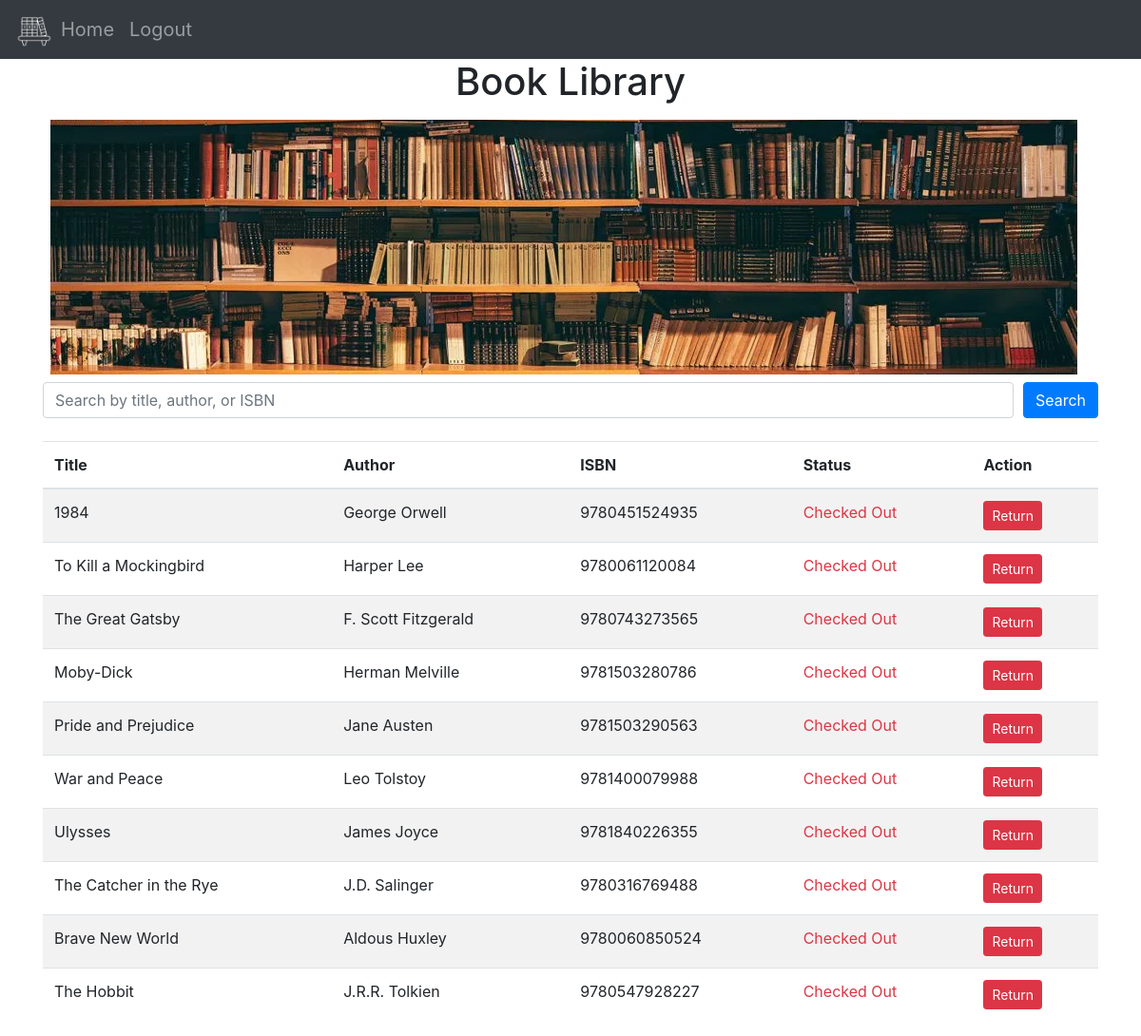
Page / (signed in) on the earlier database version.
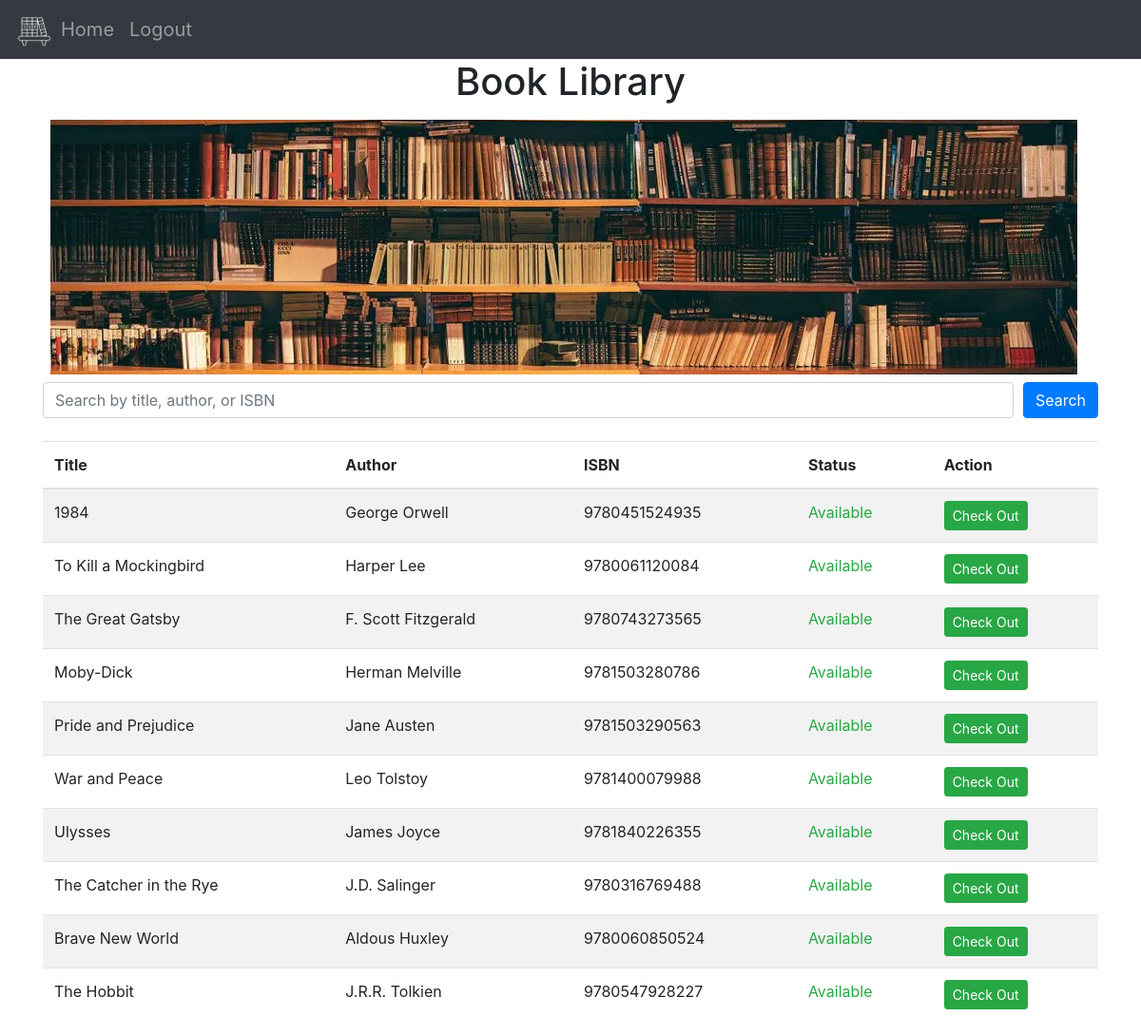
Same page on the later database version.
### website/models.py (models this page shows)
class Book(db.Model):
    id = db.Column(db.Integer, primary_key=True)
    title = db.Column(db.String(150), nullable=False)
    author = db.Column(db.String(150), nullable=False)
    isbn = db.Column(db.String(20), unique=True, nullable=False)
    available = db.Column(db.Integer, default=1)  # 1 = Available, 0 = Checked Out

### website/views.py (the view)
@views.route('/', methods=['GET', 'POST'])
@login_required
def home():
    print ("here")
    query = request.args.get('query', '').strip()
    print (query)
    if query:
        books = Book.query.filter(
            Book.title.contains(query) |
            Book.author.contains(query) |
            Book.isbn.contains(query)
        ).all()
    else:
        books = Book.query.all()
    print(books)
    return render_template("home.html", user=current_user, books=books)

### website/__init__.py (called while the page is built)
def create_app():
    app = Flask(__name__)
    app.config['SECRET_KEY'] = 'your_secret_key'
    app.config['SQLALCHEMY_DATABASE_URI'] = 'sqlite:///library.db'
    db.init_app(app)
    from .views import views
    from .auth import auth
    app.register_blueprint(views, url_prefix='/')
    app.register_blueprint(auth, url_prefix='/')
    from .models import User, Book  # Import the Book model
    with app.app_context():
        db.create_all()
    login_manager = LoginManager()
    login_manager.login_view = 'auth.login'
    login_manager.init_app(app)
    @login_manager.user_loader
    def load_user(id):
        return User.query.get(int(id))
    return app

### website/templates/home.html (shortened to what this page needs)
{% extends "base.html" %}
{% block content %}
<h1 align="center">Book Library</h1>
<img src="/static/bookshelves.png" style="margin: 8px;" />
<form method="GET" action="{{ url_for('views.home') }}" class="mb-4">
    <div class="form-row">
        <div class="col">
            <input type="text" class="form-control" name="query" placeholder="Search by title, author, or ISBN" value="{{ request.args.get('query', '') }}">
        </div>
        <div class="col-auto">
            <button type="submit" class="btn btn-primary">Search</button>
        </div>
    </div>
</form>
<div class="table-responsive">
    <table class="table table-striped">
        <thead>
            <tr>
                <th>Title</th>
                <th>Author</th>
                <th>ISBN</th>
                <th>Status</th>
                <th>Action</th>
            </tr>
        </thead>
        <tbody>
            {% for book in books %}
            <tr>
                <td>{{ book.title }}</td>
                <td>{{ book.author }}</td>
                <td>{{ book.isbn }}</td>
                <td>
                    {% if book.available %}
                        <span class="text-success">Available</span>
                    {% else %}
                        <span class="text-danger">Checked Out</span>
                    {% endif %}
                </td>
                <td>
                    {% if book.available %}
                        <form method="POST" action="{{ url_for('views.checkout_book', bookId=book.id) }}" style="display:inline;">
                            <button type="submit" class="btn btn-sm btn-success">Check Out</button>
                        </form>
                    {% else %}
                    <form method="POST" action="{{ url_for('views.checkin_book', bookId=book.id) }}" style="display:inline;">
                        <button type="submit" class="btn btn-sm btn-danger">Return</button>
                    </form>
                    {% endif %}
                </td>
            </tr>
            {% endfor %}
        </tbody>
    </table>
</div>
{% endblock %}

### website/templates/base.html (shortened to what this page needs)
<!DOCTYPE html>
<html>
  <head>
    <link
      rel="stylesheet"
      href="https://stackpath.bootstrapcdn.com/bootstrap/4.4.1/css/bootstrap.min.css"
    />
    <link
      rel="stylesheet"
      href="https://stackpath.bootstrapcdn.com/font-awesome/4.7.0/css/font-awesome.min.css"
    />
  </head>
  <body>
    <nav class="navbar navbar-expand-lg navbar-dark bg-dark">
      <div class="collapse navbar-collapse" id="navbar">
        <div class="navbar-nav">
          <img src="/static/bookshelf.png" height="40" style="margin-top: 5px" />
          {% if user.is_authenticated %}
          <a
            class="nav-item nav-link"
            id="home"
            href="/"
            style="font-size: 20px"
            >Home</a
          >
          <a class="nav-item nav-link" id="logout" href="/logout"  style="font-size: 20px">Logout</a>
          {% else %}
          <a class="nav-item nav-link" id="login" href="/login"  style="font-size: 20px">Login</a>
          <a class="nav-item nav-link" id="signUp" href="/sign-up"  style="font-size: 20px">Sign Up</a>
          {% endif %}
        </div>
      </div>
    </nav>
    <div class="container">{% block content %} {% endblock %}</div>
  </body>
</html>

Differences in the rows shown:
changed Book "George Orwell": available "Checked Out Return" → "Available Check Out"
changed Book "To Kill a Mockingbird": available "Checked Out Return" → "Available Check Out"
changed Book "The Great Gatsby": available "Checked Out Return" → "Available Check Out"
changed Book "Moby-Dick": available "Checked Out Return" → "Available Check Out"
changed Book "Pride and Prejudice": available "Checked Out Return" → "Available Check Out"
changed Book "War and Peace": available "Checked Out Return" → "Available Check Out"
changed Book "Ulysses": available "Checked Out Return" → "Available Check Out"
changed Book "The Catcher in the Rye": available "Checked Out Return" → "Available Check Out"
changed Book "Brave New World": available "Checked Out Return" → "Available Check Out"
changed Book "The Hobbit": available "Checked Out Return" → "Available Check Out"
